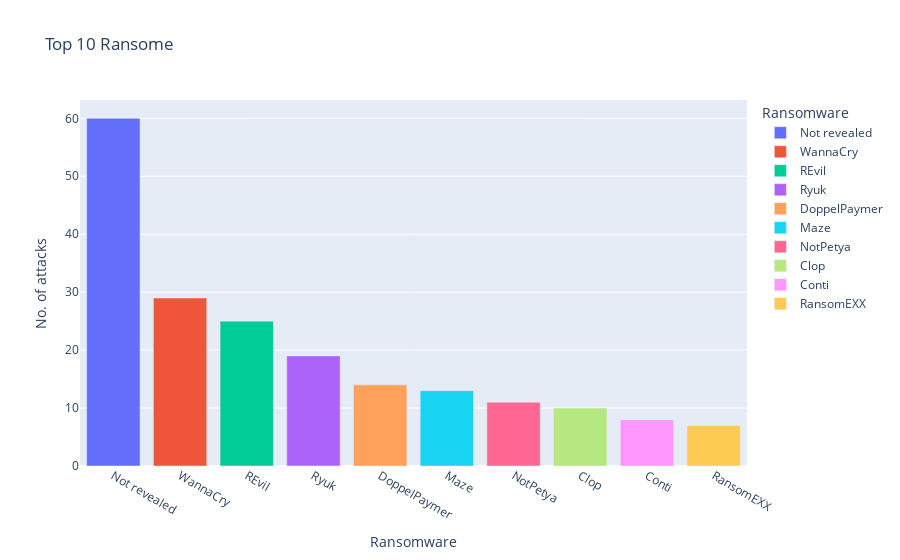

Here is the notebook cell this chart was saved with:
### Code cell
ran = df.groupby('Ransomware')['Top ransomware attacks'].count().sort_values(ascending=False)
ran=ran[1:11]
px.bar(ran,x=ran.index,y=ran.values,color=ran.index,title='Top 10 Ransome',
        labels={'x':'Ransome',
                'y':'No. of attacks'})

### Figure 1 — Plotly figure (JSON) as saved in the notebook; plotly's stock layout.template omitted (floating-point values rounded to 4 significant figures)
{"data": [{"alignmentgroup": "True", "hovertemplate": "Ransomware=%{x}<br>No. of attacks=%{y}<extra></extra>", "legendgroup": "Not revealed", "marker": {"color": "#636efa", "pattern": {"shape": ""}}, "name": "Not revealed", "offsetgroup": "Not revealed", "orientation": "v", "showlegend": true, "textposition": "auto", "type": "bar", "x": ["Not revealed"], "xaxis": "x", "y": [60], "yaxis": "y"}, {"alignmentgroup": "True", "hovertemplate": "Ransomware=%{x}<br>No. of attacks=%{y}<extra></extra>", "legendgroup": "WannaCry", "marker": {"color": "#EF553B", "pattern": {"shape": ""}}, "name": "WannaCry", "offsetgroup": "WannaCry", "orientation": "v", "showlegend": true, "textposition": "auto", "type": "bar", "x": ["WannaCry"], "xaxis": "x", "y": [29], "yaxis": "y"}, {"alignmentgroup": "True", "hovertemplate": "Ransomware=%{x}<br>No. of attacks=%{y}<extra></extra>", "legendgroup": "REvil", "marker": {"color": "#00cc96", "pattern": {"shape": ""}}, "name": "REvil", "offsetgroup": "REvil", "orientation": "v", "showlegend": true, "textposition": "auto", "type": "bar", "x": ["REvil"], "xaxis": "x", "y": [25], "yaxis": "y"}, {"alignmentgroup": "True", "hovertemplate": "Ransomware=%{x}<br>No. of attacks=%{y}<extra></extra>", "legendgroup": "Ryuk", "marker": {"color": "#ab63fa", "pattern": {"shape": ""}}, "name": "Ryuk", "offsetgroup": "Ryuk", "orientation": "v", "showlegend": true, "textposition": "auto", "type": "bar", "x": ["Ryuk"], "xaxis": "x", "y": [19], "yaxis": "y"}, {"alignmentgroup": "True", "hovertemplate": "Ransomware=%{x}<br>No. of attacks=%{y}<extra></extra>", "legendgroup": "DoppelPaymer", "marker": {"color": "#FFA15A", "pattern": {"shape": ""}}, "name": "DoppelPaymer", "offsetgroup": "DoppelPaymer", "orientation": "v", "showlegend": true, "textposition": "auto", "type": "bar", "x": ["DoppelPaymer"], "xaxis": "x", "y": [14], "yaxis": "y"}, {"alignmentgroup": "True", "hovertemplate": "Ransomware=%{x}<br>No. of attacks=%{y}<extra></extra>", "legendgroup": "Maze", "marker": {"color": "#19d3f3", "pattern": {"shape": ""}}, "name": "Maze", "offsetgroup": "Maze", "orientation": "v", "showlegend": true, "textposition": "auto", "type": "bar", "x": ["Maze"], "xaxis": "x", "y": [13], "yaxis": "y"}, {"alignmentgroup": "True", "hovertemplate": "Ransomware=%{x}<br>No. of attacks=%{y}<extra></extra>", "legendgroup": "NotPetya", "marker": {"color": "#FF6692", "pattern": {"shape": ""}}, "name": "NotPetya", "offsetgroup": "NotPetya", "orientation": "v", "showlegend": true, "textposition": "auto", "type": "bar", "x": ["NotPetya"], "xaxis": "x", "y": [11], "yaxis": "y"}, {"alignmentgroup": "True", "hovertemplate": "Ransomware=%{x}<br>No. of attacks=%{y}<extra></extra>", "legendgroup": "Clop", "marker": {"color": "#B6E880", "pattern": {"shape": ""}}, "name": "Clop", "offsetgroup": "Clop", "orientation": "v", "showlegend": true, "textposition": "auto", "type": "bar", "x": ["Clop"], "xaxis": "x", "y": [10], "yaxis": "y"}, {"alignmentgroup": "True", "hovertemplate": "Ransomware=%{x}<br>No. of attacks=%{y}<extra></extra>", "legendgroup": "Conti", "marker": {"color": "#FF97FF", "pattern": {"shape": ""}}, "name": "Conti", "offsetgroup": "Conti", "orientation": "v", "showlegend": true, "textposition": "auto", "type": "bar", "x": ["Conti"], "xaxis": "x", "y": [8], "yaxis": "y"}, {"alignmentgroup": "True", "hovertemplate": "Ransomware=%{x}<br>No. of attacks=%{y}<extra></extra>", "legendgroup": "RansomEXX", "marker": {"color": "#FECB52", "pattern": {"shape": ""}}, "name": "RansomEXX", "offsetgroup": "RansomEXX", "orientation": "v", "showlegend": true, "textposition": "auto", "type": "bar", "x": ["RansomEXX"], "xaxis": "x", "y": [7], "yaxis": "y"}], "layout": {"barmode": "relative", "legend": {"title": {"text": "Ransomware"}, "tracegroupgap": 0}, "title": {"text": "Top 10 Ransome"}, "xaxis": {"anchor": "y", "categoryarray": ["Not revealed", "WannaCry", "REvil", "Ryuk", "DoppelPaymer", "Maze", "NotPetya", "Clop", "Conti", "RansomEXX"], "categoryorder": "array", "domain": [0, 1], "title": {"text": "Ransomware"}}, "yaxis": {"anchor": "x", "domain": [0, 1], "title": {"text": "No. of attacks"}}}}
